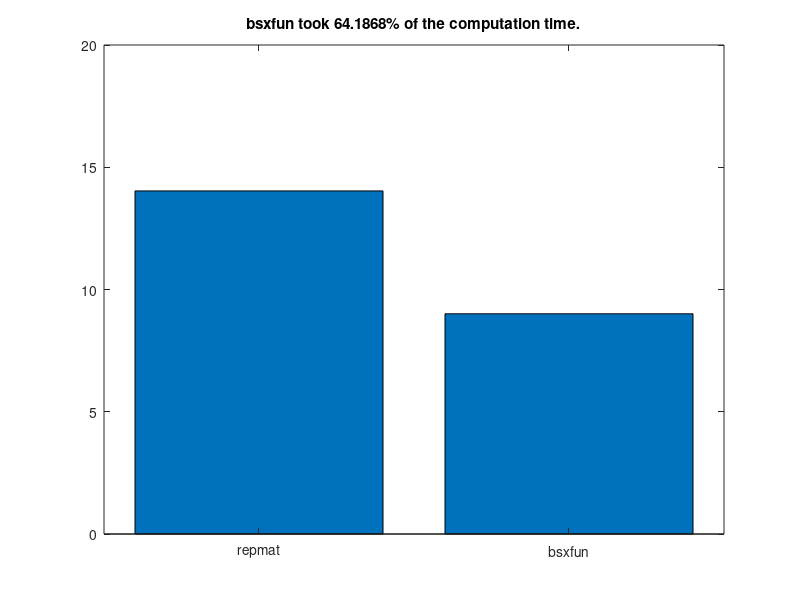

MATLAB code for this plot:
%% Analyzing Neural Time Series Data
% Matlab code for Chapter 4 script A
% Mike X Cohen
% 
% This code accompanies the book, titled "Analyzing Neural Time Series Data" 
% (MIT Press). Using the code without following the book may lead to confusion, 
% incorrect data analyses, and misinterpretations of results. 
% Mike X Cohen assumes no responsibility for inappropriate or incorrect use of this code. 

%% variables, part I
% Let's start with variables. A variable is a place-holder for
% information. To create a variable, you simply assign it information. 
% For example,

mike = 10;
bob  = 20;

% If you type these into the command window (or highlight them here and hit
% F9, or highlight them, right-click, and choose "Evaluate Selection"), you 
% will create the variables.
% Because the variables refer to numbers, you can add them, multiple them,
% etc: 
mike + bob; % Note: You can also put comments after code
(mike+bob)/(mike-bob)

% Notice that when the line ends with a semicolon, the output is suppressed, 
% and when there is no semicolon, it outputs the results in the command window.

% variables can also be strings:
mike = 'mike'; 
% now we've re-assigned mike from a number to a character array. Type
% 'whos' into the matlab command. 
whos

% You can also assign matrices to variables:
a_simple_matrix=[ 3 4 5; 1 2 3; 9 8 7 ];
% type this into the command to see how the semicolon was used to delineate
% separate lines. 

% Square brackets concatinate: 
mikes_full_name = [ mike ' cohen' ];
mikes_two_fav_numbers = [ 7 23 ];

% type whos in the command to see the properties of our variables. Note the 
% difference between double and char (character), and note the sizes of different variables.

%% Variables, part II

% Cell
% Variables can be more sophisticated. Variables can be cells, which
% are like blocks that may contain different kinds of information. 
var1{1} = [ 1 2 3 4 5 6 7 ];
var1{2} = 'hello world';
var1{3} = [ 1 3 6 7 4 3 5 6 7 87 76 43 4 5 6 767 ];

var1
var1{2}

% Struct
% The most flexible type of variable is a structure. Structures contain fields that 
% are used for different kinds of data. For example:

ANTS.name = 'mike'; % ANTS = Analyzing Neural Time Series
ANTS.position = 'author';
ANTS.favorite_toothpaste_flavor = 'cinnamon';
ANTS.number_of_watches = 18;
ANTS.favorite_color = [ .8 .1 .8 ]; % RGB values

% You can also have an array of structures
ANTS(2).name = 'Your name here';
ANTS(2).position = 'reader';
ANTS(2).favorite_toothpaste_flavor = 'bratworst'; % gross, but true
ANTS(2).number_of_watches = 1;
ANTS(2).favorite_color = [ 1 1 1 ];

% now you can get information about all fields from one specific element of
% the structure:
ANTS(1)

% or information about one field within one member:
ANTS(1).number_of_watches

% or information about one field from all members:
ANTS.favorite_toothpaste_flavor

% note that this last result came out as two separate answers. If you want
% to combine them into a single output (e.g., a cell array), use curly
% brackets:
{ANTS.favorite_toothpaste_flavor}

%% functions

% functions are modular pieces of code stored in a separate file. Most
% functions can be opened and you can see/modify the code. Some functions
% are compiled and not viewable or editable.

% Functions may take inputs:
randperm(4) % randperm is a function that randomly permutes integers. 4 is the input. 

% or a vector:
mean([1 3 2 4 3 5 4 6])

% to see the guts of this function, highlight "mean" and right-click,
% Open File (or type "edit mean" in the command, or highlight and Ctrl-D)

% IMPORTANT! Do not modify matlab functions unless you really know what
% you're doing! A better idea is to copy the function into a different file
% and use a different name. 

% Most functions also give outputs:
permuted_integers = randperm(4); % now the output of the function is stored in a new variable

whos permuted_in* % Note that you can also use the * character for whos

% some functions can have multiple inputs: 
random_number_matrix = rand(4,6); % Here, we asked for a 4 x 6 matrix of random numbers

% some functions have multiple outputs:
[max_value max_value_index] = max([1 2 3 9 8 7 6]);
% This also shows matrix indexing, which we'll get to soon. 

% IMPORTANT: You can use the output of one function as the input to another
% function. This is a powerful way to make your matlab programming fast and
% efficient. On the other hand, if you embed functions to an extreme you
% might unreadable code.
[max_value max_value_index] = max( randperm( round( rand(1)*10 ) ) );
% Note that when you put the cursor on a parenthesis, it underlines the
% corresponding other parenthesis. 

% type 'help <function_name>' in the matlab command to
% read about a function. 
help max % also try: doc max

%% indexing

% Indexing is a powerful tool in matlab to access particular parts of a
% variable. Indexing is very simple: Imagine you have 100 twinkies arranged
% in a 10 x 10 square: 
twinkies = rand(10,10)

% If you wanted to eat the twinkie in the 4th row, 8th column, you write:
the_twinkie_i_will_eat = twinkies(4,8);

%% The colon operator

% By default, the colon operator increments in integer units from the 
% first to the second number. Observe:
1:10
% You can also increment by a certain amount:
1:2:10
count2ten=1:.23956:10;

% the colon operator is also useful when indexing. Let's say you want to
% eat several twinkies:
twinkies_i_will_eat = twinkies(4:8,2:7);

% Question: How big should the variable twinkies_i_will_eat be? 
whos twin* % answer

% To count backwards, you must specify that you want to skip with a negative number:
rookie_mistake     = 10:1;
how_the_pros_do_it = 10:-1:1;

%% determining the sizes of variables

% You can see variable sizes using whos, but there are also ways 
% to output matrix sizes into variables, which will be useful in many situations.

length(random_number_matrix)
% important! "length" returns the length of the longest dimension, regardless of how many dimensions there are!

% you can use size to find the sizes of all dimensions:
size(twinkies)
size(twinkies,1) % or only specific dimensions...

numel(twinkies) % numel stands for 'total number of elements'

% these functions also produce outputs:
twinkie_array_size = size(twinkies);
prod(twinkie_array_size) % prod returns the product of input numbers

% of course, these functions work on non-numeric variables, e.g.,
length(ANTS)

%% for-loops

% A for-loop is a way to iterate repeatedly:

for counting_variable = 1:10
    disp(counting_variable); % disp stands for display, which prints information in the command window
end

% another example:
for counting_variable = 1:2:10
    disp([ 'The ' num2str(counting_variable) 'th iteration value times 2 divided by 3 and added to 7 is ' num2str(counting_variable*2/3+7) '.' ])
end

% You can embed loops within loops
for i = 1:5
    for j = 3:7
        product_matrix(i,j) = i*j; % Matlab produces a warning here because product_matrix is not initialized. See text in Chapter 4.
    end
end
% from (1,3) so (1,1) and (1,2) is all zero

% Two important things to note here: 
% (1) You can use the same numbers as indices AND as variables; 
% (2) Unspecified elements in a matrix are automatically created and set to zero. 

number_rows    = 5; % having many spaces is allowed and facilitates code aesthetics
number_columns = 7;
% initialize matrix with zeros
product_matrix = zeros(number_rows,number_columns);

for i=1:number_rows
    for j=1:number_columns
        product_matrix(i,j)=i*j;
    end % end j-loop
end % end i-loop

% note the comments following end-statements. When you have multiple long
% loops, this kind of commenting will be helpful. Also note that when you 
% click on one of the "for" or "end" statements, its pair will be underlined. 

%% if-statements

% Exactly how it sounds
if 4>5
    disp('Something has gone awry in the universe')
end

if 4>5
    disp('Something is still very wrong')
else
    disp('Whew! Everything''s normal.') % note the two single-parenthesis marks inside the string
end

% the 'switch/case' statement is similar to 'if/else'
for counting_variable = 1:2:10
    switch counting_variable
        case 1 % compares 'counting_variable' to '1'
            disp([ 'The ' num2str(counting_variable) 'st iteration value times 2 divided by 3 and added to 7 is ' num2str(counting_variable*2/3+7) '.' ])
        case 2
            disp([ 'The ' num2str(counting_variable) 'nd iteration value times 2 divided by 3 and added to 7 is ' num2str(counting_variable*2/3+7) '.' ])
        case 3
            disp([ 'The ' num2str(counting_variable) 'rd iteration value times 2 divided by 3 and added to 7 is ' num2str(counting_variable*2/3+7) '.' ])
        otherwise
            disp([ 'The ' num2str(counting_variable) 'th iteration value times 2 divided by 3 and added to 7 is ' num2str(counting_variable*2/3+7) '.' ])
    end % end switch
end

%% boolean (true/false)

% sometimes, it's useful to know if a statement is TRUE or FALSE. 
% You can use a double-equals sign:

5==5

% The answer is '1', which in this case means 'true'. The oppose of true (1) is false (0):
5==4

% You can assign these answers to variables:
fourIsFive = 4==5; % see below for disambiguating = and ==

whos fourIsFive
% note that 'fourIsFive' is type "logical", or boolean. 

% Other related useful functions:
matrix0 = false(10,3);
matrix1 = true(4,12);

% you can use the tilde "~" to negate a statement:
~(1==1) % false because the negation of 1==1 is false
~(4>3)  % also false because the negation of 4>3 is false
~(4<3)  % true because it is false (~) that 4 is greater than 3. Tricky!

% things can sometimes get tricky:
truthtest = 1 == 2;

% Remember:
%    One equals sign is a statement ("you have this value").
%    Two equals signs means you are asking a question ("are these the same?").
% Mnemonic: "Say with one (=), ask with two (==), then you know just who is who!" 
%           (I didn't say it was a good mnemonic...)

%% repmat

% repmat is short for "replicate matrix." It is a handy function that
% is often used in analyses. The problem that repmat solves is matrix
% operations with other matrices. First, consider that adding a scalar 
% (a single number) to a matrix is no problem. 

mat = rand(4);
mat+23

% Now imagine that mat is EEG data with 4 electrodes and 10 time points:
mat = rand(4,10);

% now you want to subtract the mean over time:
meanOverTime = mean(mat,2); % second input to mean function is the dimension along which to compute the mean

mat = mat - meanOverTime;

% the previous line crashes because the matrices are of unequal size
whos mat meanOverTime

% repmat will help:
meanOverTimeRepmat = repmat(meanOverTime,1,size(mat,2));
whos mat meanOverTime*
% repmat takes 3 inputs: the matrix you want to replicate, the number of
% times to replicate it over rows, and the number of times to replicate it
% over columns (you can also input more dimensions). We want to replicate
% this matrix only over time points (the size of the second dimension of
% mat). Now the subtraction works:

matmean = mat - meanOverTimeRepmat;


% Other examples of repmat:
mat = [1 2 3; 10 20 30];

repmat(mat,1,1)
repmat(mat,1,2)
repmat(mat,2,1)

%% bsxfun

% bsxfun is a useful function for fast and easy array and matrix manipulations.
% It was introduced to Matlab fairly recently, so older versions of Matlab
% do not have this utility. 

% for example, the following function will add 4 to a random matrix:
bsxfun(@plus,randn(10),4)

% this might not seem any better than "randn(10)+4" and for this small
% case, it isn't. bsxfun is more useful because it performs
% singleton-expansion, which means you may be able to avoid using repmat.
% For example, imagine a dataset with 100 channels and 100,000 time points: 
a  = rand(100,100000);

% To subtract the mean of the entire time series: 
am = a - repmat(mean(a,2),1,size(a,2));

% Notice that the repmat is necessary:
am = a - mean(a,2);

% The previous line crashes because the sizes of a and its mean are not the
% same. However, bsxfun expands this automatically
am = bsxfun(@minus,a,mean(a,2));

% let's do a timing test...
tic
for i=1:100
    am = a - repmat(mean(a,2),1,size(a,2));
end
t(1)=toc;

tic
for i=1:100
    am = bsxfun(@minus,a,mean(a,2));
end
t(2)=toc;

figure
bar(t)
set(gca,'xtick',1:2,'xticklabel',{'repmat';'bsxfun'},'xlim',[.5 2.5])
title([ 'bsxfun took ' num2str(100*t(2)/t(1)) '% of the computation time.' ])
% you'll learn more about the above lines in part B of this code


% Thus, bsxfun is a bit faster but also more convenient to use, and more elegant. 
% There are other similar functions to bsxfun, including arrayfun and cellfun. 
% In addition to speed, the *fun functions allow you to avoid using loops. 
% For example, let's say you want to know the length of items in a cell array. 

% create cell array whose elements have variable lengths
c = cell(1,40);
for i=1:length(c)
    c{i} = randn(1,round(rand*100));
end

% now you want to know how many elements are in each cell. 
% Normally you need a loop:
cell_lengths = zeros(size(c));
for i=1:length(c)
    cell_lengths(i) = numel(c{i});
end

% But cellfun is more efficient:
cell_lengths = cellfun(@length,c);

%% end

% continue on the part b of this code...
